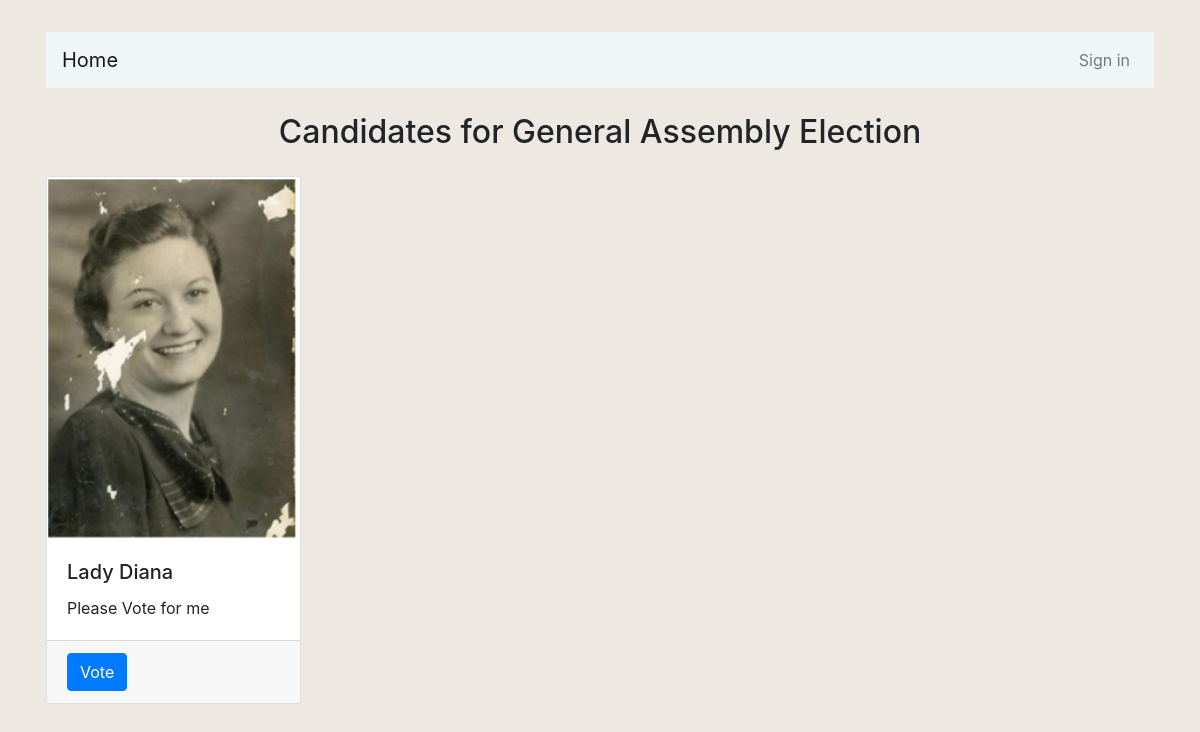
/view_candidates/1/, run on the app's committed database.
### users/models.py (models this page shows, shortened)
class Election(models.Model):
    name = models.CharField(max_length=255)
    status = models.CharField(max_length=50, choices=[('upcoming', 'Upcoming'), ('ongoing', 'Ongoing'), ('completed', 'Completed')])
    start_date = models.DateField()
    end_date = models.DateField()
    description = models.TextField()

class Candidate(models.Model):
    name = models.CharField(max_length=255)
    image = models.ImageField(upload_to='candidates/', null=True, blank=True)
    description = models.TextField()
    election = models.ForeignKey(Election, on_delete=models.CASCADE)
    votes = models.PositiveIntegerField(default=0)  # Add a field to track votes

### users/views.py (the view)
# urls.py: path('view_candidates/<int:election_id>/', views.view_candidates, name='view_candidates'),
def view_candidates(request, election_id):
    election = get_object_or_404(Election, pk=election_id)
    candidates = Candidate.objects.filter(election=election)
    context = {
        'election': election,
        'candidates': candidates,
    }
    return render(request, 'users/view_candidates.html', context)

### users/templates/users/view_candidates.html (shortened to what this page needs)
{% extends "users/base.html" %}
{% block content %}
    <h2>Candidates for {{ election.name }}</h2>
    <div class="row">
        {% for candidate in candidates %}
            <div class="col-md-3">
                <div class="card mb-4">
                    <img src="{{ candidate.image.url }}" class="card-img-top" alt="{{ candidate.name }}">
                    <div class="card-body">
                        <h5 class="card-title">{{ candidate.name }}</h5>
                        <p class="card-text">{{ candidate.description }}</p>
                    </div>
                    <div class="card-footer">
                        <form method="post" action="{% url 'vote' candidate.id %}">
                            <input class="btn btn-primary" type="submit" value="Vote">
                        </form>
                    </div>
                </div>
            </div>
        {% endfor %}
    </div>
{% endblock content %}

### users/templates/users/base.html (style rules this page uses)
body { background-color: #ede9e2; }
h1 , h2 , h3 { text-align: center; margin: 25px; }

### data on the page
Election: name "General Assembly Election"
Candidate: image (picture), name "Lady Diana", description "Please Vote for me"
